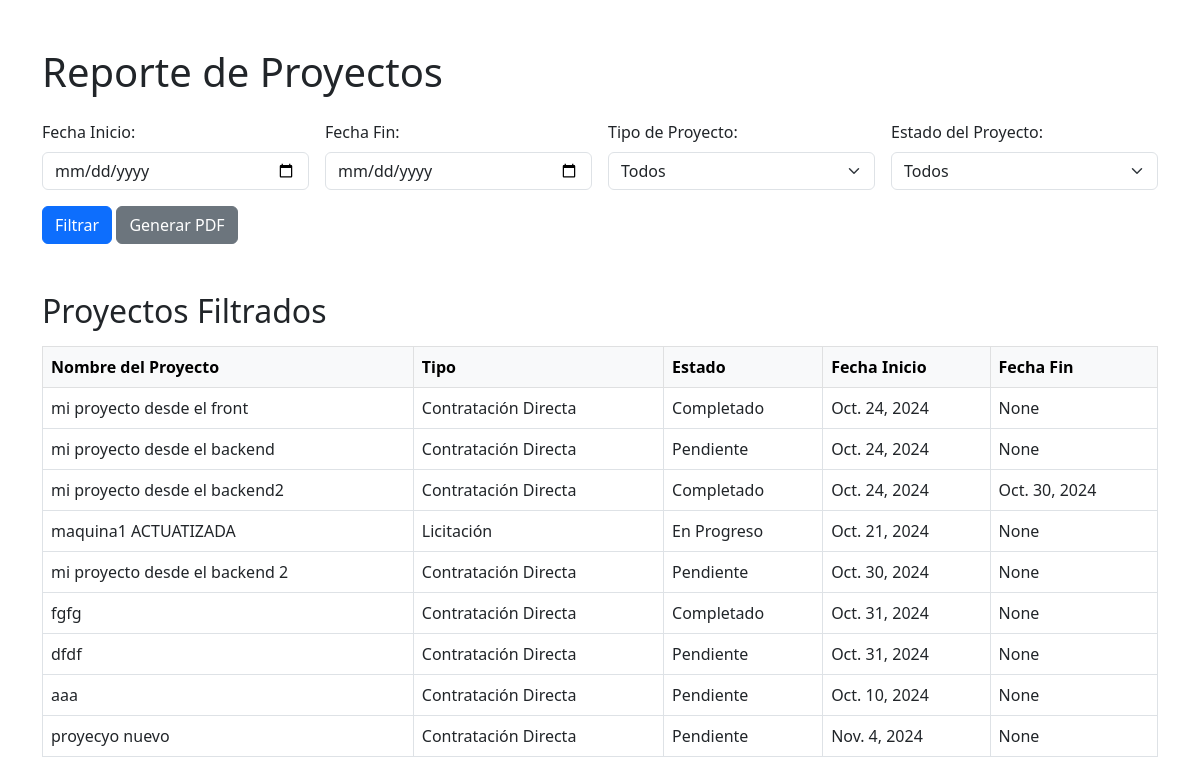
The page /project_report/ (signed in) on the database as committed earlier.
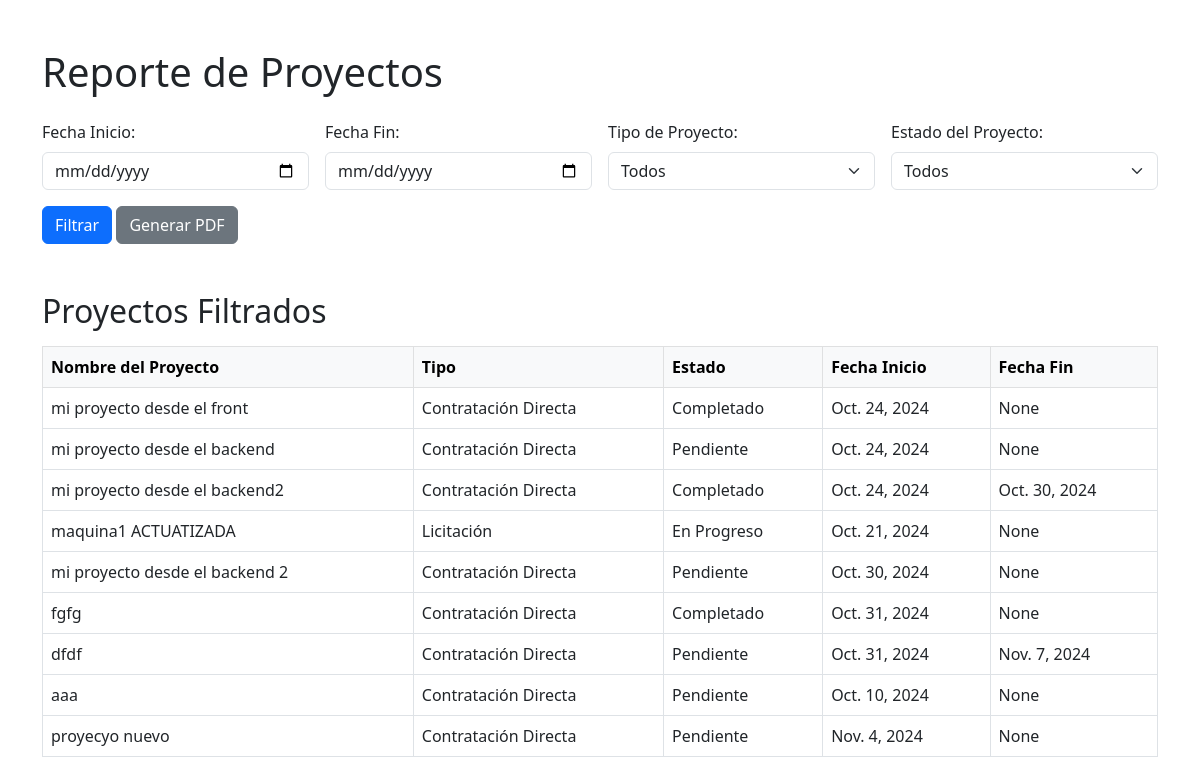
The same page on the database as committed later.
### projects/models.py (models this page shows, shortened)
class AuditModel(models.Model):
    created = models.DateTimeField(auto_now_add=True, verbose_name="Fecha Creación")
    updated_at = models.DateTimeField(auto_now=True, verbose_name="Fecha Actualización")
    deleted_at = models.DateTimeField(null=True, blank=True, verbose_name="Fecha Eliminación")
    is_active = models.BooleanField(default=True, verbose_name="Activo")
    class Meta:
        abstract = True

class Project(AuditModel):
    PROJECT_STATUS_CHOICES = [
        ('pendiente', 'Pendiente'),         # Pendiente
        ('en_progreso', 'En Progreso'), # En Proceso
        ('completado', 'Completado'),     # Terminado
    ]
    PROJECT_TYPE_CHOICES = [
        ('licitacion', 'Licitación'),            # Licitación
        ('contratacion_directa', 'Contratación Directa'),  # Contratación directa
    ]
    code = models.CharField(max_length=20, unique=True, verbose_name="Proyecto Codigo")
    name = models.CharField(max_length=200, unique=True, verbose_name="Proyecto Nombre")
    description = models.TextField(blank=True, verbose_name="Proyecto Descripcion")
    start_date = models.DateField(verbose_name="Fecha Inicio Proyecto")
    end_date = models.DateField(null=True, blank=True, verbose_name="Fecha Final Proyecto")
    project_status = models.CharField(max_length=20, choices=PROJECT_STATUS_CHOICES, default='pendiente', verbose_name="Proyecto Estado")
    project_type = models.CharField(max_length=30, choices=PROJECT_TYPE_CHOICES, default='contratacion_directa', verbose_name="Proyecto Tipo")
    photo_signed_contract = models.ImageField(upload_to="contrato_firmado",null = True, blank= True, verbose_name="Contrato Firmado")
    photo_proposed_contract = models.ImageField(upload_to="contrato_propueso",null = True, blank= True, verbose_name="Contrato Propuesto")
    user = models.ForeignKey(User, on_delete=models.CASCADE)# Empleado que herede de user
    is_active = models.BooleanField(default=True, verbose_name="Activo")

### projects/views.py (the view, shortened to what this page needs)
# urls.py: path('project_report/', views.project_report, name='project_report'),
@login_required
def project_report(request):
    start_date = request.GET.get('start_date')
    end_date = request.GET.get('end_date')
    project_type = request.GET.get('project_type')
    project_status = request.GET.get('project_status')  # Nuevo filtro por estado del proyecto
    projects = Project.objects.all()
    if start_date:
        projects = projects.filter(start_date__gte=start_date)
    if end_date:
        projects = projects.filter(end_date__lte=end_date)
    if project_type:
        projects = projects.filter(project_type=project_type)
    if project_status:
        projects = projects.filter(project_status=project_status)
    context = {
        'projects': projects,
        'start_date': start_date,
        'end_date': end_date,
        'project_type': project_type,
        'project_status': project_status,
        'now': timezone.now(),  # Fecha y hora actual
    }
    return render(request, 'project_report.html', context)

### projects/templates/project_report.html (shortened to what this page needs)
<!DOCTYPE html>
<html lang="en">
<head>
    <link href="https://cdn.jsdelivr.net/npm/bootstrap@5.3.0/dist/css/bootstrap.min.css" rel="stylesheet">
</head>
<body class="container mt-5">
    <h1 class="mb-4">Reporte de Proyectos</h1>
    <form method="get" action="{% url 'project_report' %}" class="row g-3">
        <div class="col-md-3">
            <label for="start_date" class="form-label">Fecha Inicio:</label>
            <input type="date" name="start_date" id="start_date" class="form-control" value="{{ start_date }}">
        </div>
        <div class="col-md-3">
            <label for="end_date" class="form-label">Fecha Fin:</label>
            <input type="date" name="end_date" id="end_date" class="form-control" value="{{ end_date }}">
        </div>
        <div class="col-md-3">
            <label for="project_type" class="form-label">Tipo de Proyecto:</label>
            <select name="project_type" id="project_type" class="form-select">
                <option value="">Todos</option>
            </select>
        </div>
        <div class="col-md-3">
            <label for="project_status" class="form-label">Estado del Proyecto:</label>
            <select name="project_status" id="project_status" class="form-select">
                <option value="">Todos</option>
            </select>
        </div>
        <div class="col-12">
            <button type="submit" class="btn btn-primary">Filtrar</button>
            <a href="?pdf=1&start_date={{ start_date }}&end_date={{ end_date }}&project_type={{ project_type }}&project_status={{ project_status }}" class="btn btn-secondary">Generar PDF</a>
        </div>
    </form>
    <h2 class="mt-5">Proyectos Filtrados</h2>
    <table class="table table-bordered mt-3">
        <thead class="table-light">
            <tr>
                <th>Nombre del Proyecto</th>
                <th>Tipo</th>
                <th>Estado</th>
                <th>Fecha Inicio</th>
                <th>Fecha Fin</th>
            </tr>
        </thead>
        <tbody>
            {% for project in projects %}
                <tr>
                    <td>{{ project.name }}</td>
                    <td>{{ project.get_project_type_display }}</td>
                    <td>{{ project.get_project_status_display }}</td>
                    <td>{{ project.start_date }}</td>
                    <td>{{ project.end_date }}</td>
                </tr>
            {% endfor %}
        </tbody>
    </table>
</body>
</html>

Rows that differ between the two databases and show on the page:
changed Project "dfdf": end_date "None" → "Nov. 7, 2024"
